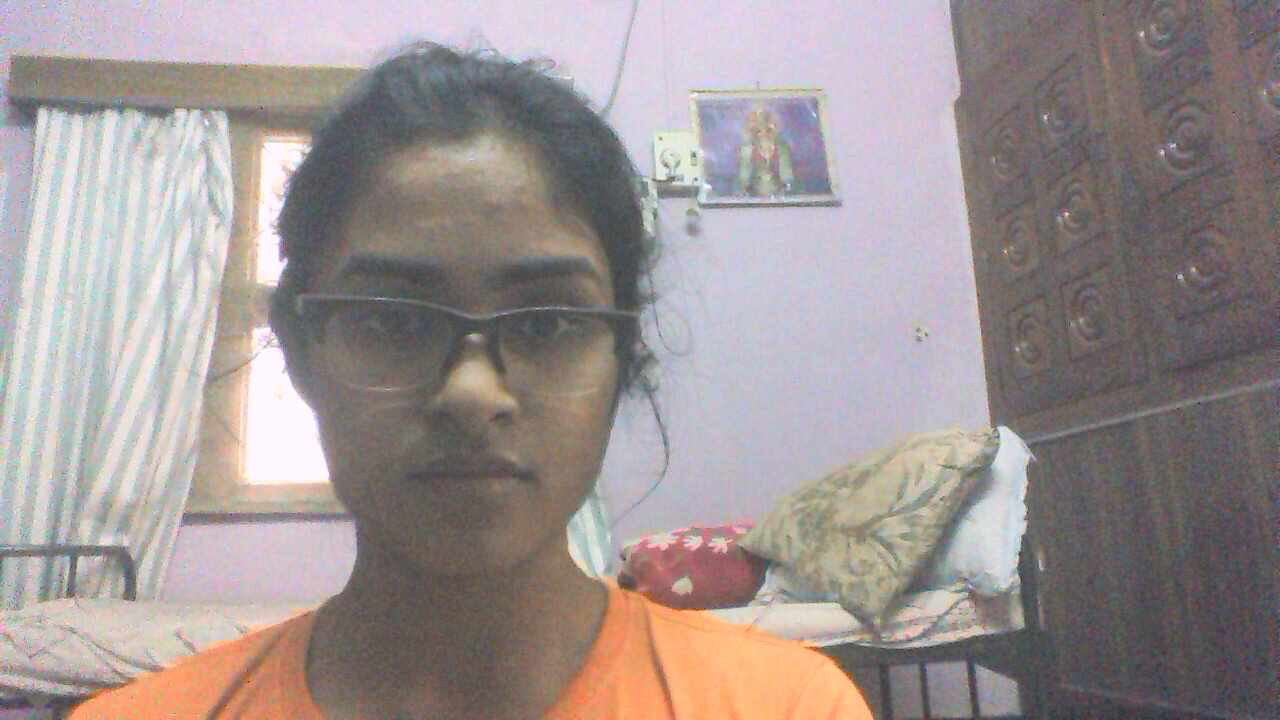
#> input picture Pano/pano_dataset/LR/left3.jpg, 1280 x 720 px, found by its file name
$ python 3d-recon.py   (Python 2 division)   (older library calls are emulated)
#> lines starting #> are read from the running program, lines starting #| are printed output that depends on the picture
#
# Offsetting
# the key: http://stackoverflow.com/questions/6087241/opencv-warpperspective
#

# For the ocean panorama, SIFT found a lot more features. This
# resulted in a much better stitching. (SURF only found 4 and it
# warped considerably)

# Test cases
# python stitch.py Image1.jpg Image2.jpg -a SIFT
# python stitch.py Image2.jpg Image1.jpg -a SIFT
# python stitch.py ../stitcher/images/image_5.png ../stitcher/images/image_6.png -a SIFT
# python stitch.py ../stitcher/images/image_6.png ../stitcher/images/image_5.png -a SIFT
# python stitch.py ../vashon/01.JPG ../vashon/02.JPG -a SIFT
# python stitch.py panorama_vashon2.jpg ../vashon/04.JPG -a SIFT
# python stitch.py ../books/02.JPG ../books/03.JPG -a SIFT

# coding: utf-8
import cv2, numpy as np
import math
import argparse as ap
from matplotlib import pyplot as plt
import calibrate
DEBUG = False

## 1. Extract SURF keypoints and descriptors from an image. [4] ----------
def extract_features(image, surfThreshold=1000, algorithm='SURF'):

  # Convert image to grayscale (for SURF detector).
  image_gs = cv2.cvtColor(image,cv2.COLOR_BGR2GRAY)

  if DEBUG:
      cv2.imwrite("out/gray.jpg", image_gs)

  # Detect SURF features and compute descriptors.
  detector = cv2.FeatureDetector_create(algorithm) # what happens with SIFT?
  descriptor = cv2.DescriptorExtractor_create(algorithm) # what happens with SIFT?

  kp = detector.detect(image_gs)
  (keypoints,descriptors) = descriptor.compute(image_gs,kp)

  ## TODO: (Overwrite the following 2 lines with your answer.)
  # descriptors = np.array([[1,1], [7,5], [5,2], [3,4]], np.float32)
  # keypoints = [cv2.KeyPoint(100 * x, 100 * y, 1) for (x,y) in descriptors]

  return (keypoints, descriptors)


## 2. Find corresponding features between the images. [2] ----------------
# [211 lines left out: functions find_correspondences, calculate_size, merge_images, merge_images_translation, match_flann, draw_correspondences and 2 more, not called in this run]


if __name__ == "__main__":
  im1 = cv2.imread("LR/left3.jpg")
#> im1 is the input picture: shape (720, 1280, 3); mean B, G, R 146, 147.2, 157.1
  im2 = cv2.imread("LR/right3.jpg")
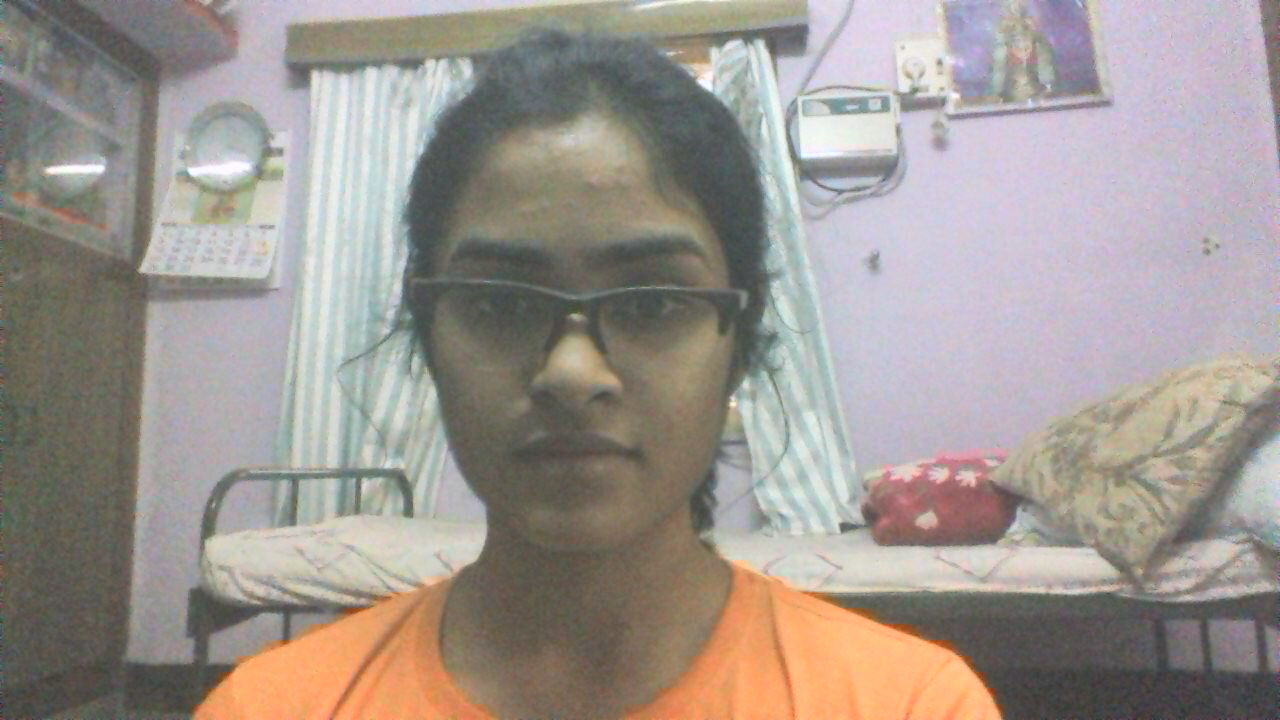
#> input picture Pano/pano_dataset/LR/right3.jpg, 1280 x 720 px, found by its file name
#> im2 is the input picture: shape (720, 1280, 3); mean B, G, R 144, 150.2, 158.1
  (kp1, d1) = extract_features(im1, algorithm='SURF')
#> in extract_features, `image_gs = cv2.cvtColor(image,cv2.COLOR_BGR2GRAY)`:
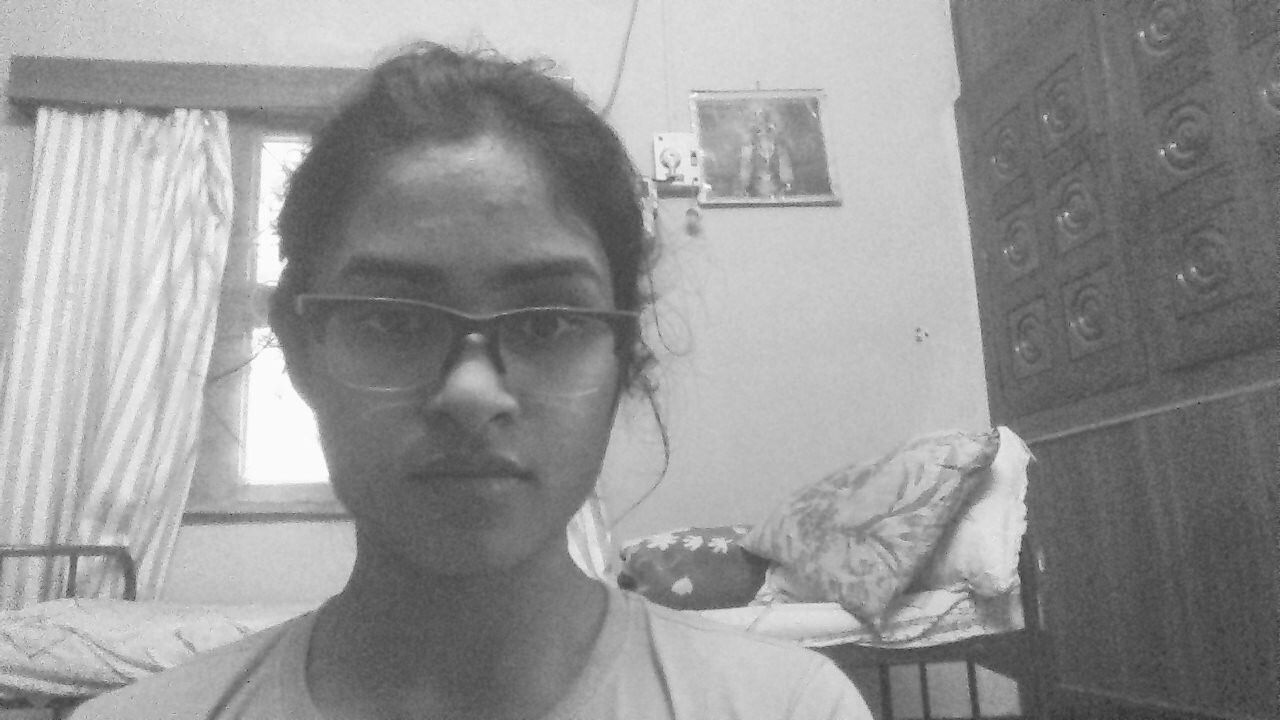
#> image_gs: shape (720, 1280); min 41, max 254, mean 150
#> (the run stopped early here; a loop or call above may not have finished)
